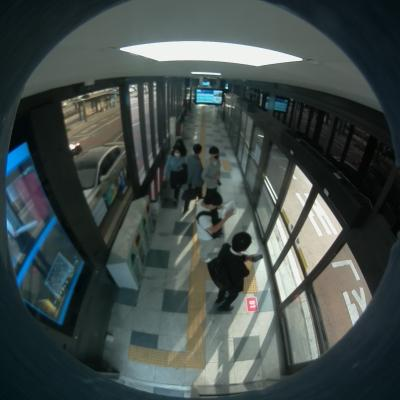
#> input picture data/20220428-075507_03_RGB.jpg, 400 x 400 px; its folder holds only this picture in this run
$ python -i label_maker.py   (imports and definitions only)
#> lines starting #> are read from the running program, lines starting #| are printed output that depends on the picture
from Tkinter import *
from PIL import Image, ImageTk
import tkFileDialog
import cv2
import csv


def select_image():
    # grab a reference to the image panels
    global panelA, panelB
    # open a file chooser dialog and allow the user to select an input
    # image
    path = tkFileDialog.askopenfilename()
#> the answer given: ../data/20220428-075507_03_RGB.jpg

    # ensure a file path was selected
    if len(path) > 0:
        # load the image from disk, convert it to grayscale, and detect
        # edges in it
        image = cv2.imread(path)
#> image is the input picture: shape (400, 400, 3); mean B, G, R 74.6, 76.2, 65.8
        gray = cv2.cvtColor(image, cv2.COLOR_BGR2GRAY)
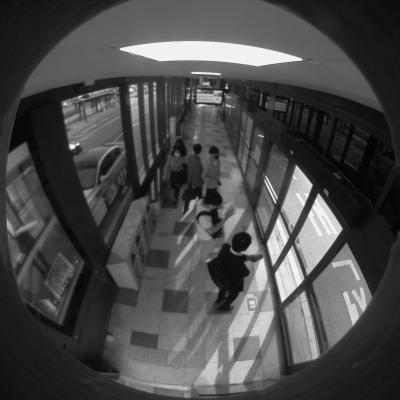
#> gray: shape (400, 400); min 0, max 255, mean 72.9
        edged = cv2.Canny(gray, 50, 100)
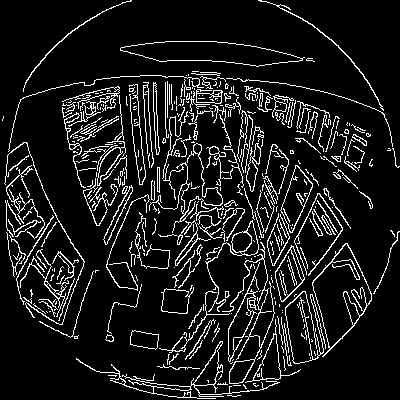
#> edged: shape (400, 400); 10.5% white in thin lines or dots
        # OpenCV represents images in BGR order; however PIL represents
        # images in RGB order, so we need to swap the channels
        image = cv2.cvtColor(image, cv2.COLOR_BGR2RGB)
        # convert the images to PIL format...
        image = Image.fromarray(image)
        edged = Image.fromarray(edged)
        # ...and then to ImageTk format
        image = ImageTk.PhotoImage(image)
        edged = ImageTk.PhotoImage(edged)

        # if the panels are None, initialize them
        if panelA is None or panelB is None:
            # the first panel will store our original image
            panelA = Label(image=image)
            panelA.image = image
            panelA.pack(side="left", padx=10, pady=10)
            # while the second panel will store the edge map
            panelB = Label(image=edged)
            panelB.image = edged
            panelB.pack(side="right", padx=10, pady=10)
        # otherwise, update the image panels
        else:
            # update the pannels
            panelA.configure(image=image)
            panelB.configure(image=edged)
            panelA.image = image
            panelB.image = edged


# initialize the window toolkit along with the two image panels
# [1 line not run here, left out]
panelA = None
panelB = None
# create a button, then when pressed, will trigger a file chooser
# dialog and allow the user to select an input image; then add the
# button the GUI
# [1 line that did not run here, left out]
# [3 lines not run here, left out]

>>> result = select_image()

$ run again, on data/20220428-075608_03_RGB.jpg
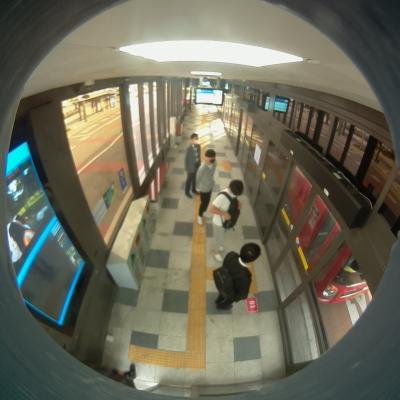
#> input picture data/20220428-075608_03_RGB.jpg, 400 x 400 px
#> in select_image, image is the input picture: shape (400, 400, 3); mean B, G, R 89.1, 105.3, 106.9
#> in select_image, `gray = cv2.cvtColor(image, cv2.COLOR_BGR2GRAY)`:
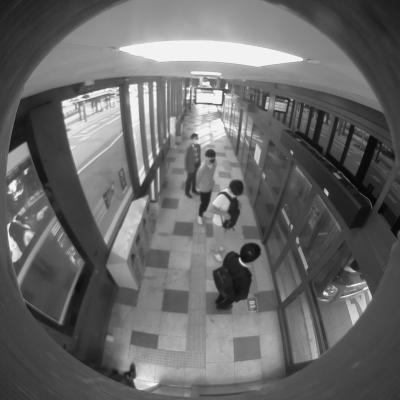
#> gray: shape (400, 400); min 0, max 254, mean 104
#> in select_image, `edged = cv2.Canny(gray, 50, 100)`:
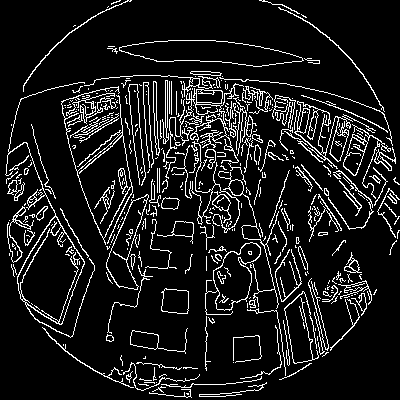
#> edged: shape (400, 400); 10.5% white in thin lines or dots
